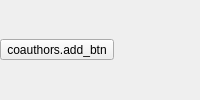
<?xml version="1.0" encoding="UTF-8"?>
<ui version="4.0">
 <class>CoAuthorsBar</class>
 <widget class="QWidget" name="CoAuthorsBar">
  <layout class="QHBoxLayout" name="chipsLayout">
   <property name="spacing">
    <number>6</number>
   </property>
   <property name="leftMargin">
    <number>0</number>
   </property>
   <property name="topMargin">
    <number>0</number>
   </property>
   <property name="rightMargin">
    <number>0</number>
   </property>
   <property name="bottomMargin">
    <number>0</number>
   </property>
   <item>
    <widget class="QToolButton" name="smallBtn">
     <property name="text">
      <string notr="true">coauthors.add_btn</string>
     </property>
    </widget>
   </item>
   <item>
    <spacer name="trailingSpacer">
     <property name="orientation">
      <enum>Qt::Orientation::Horizontal</enum>
     </property>
     <property name="sizeHint" stdset="0">
      <size>
       <width>0</width>
       <height>0</height>
      </size>
     </property>
    </spacer>
   </item>
  </layout>
 </widget>
 <resources/>
 <connections/>
</ui>
